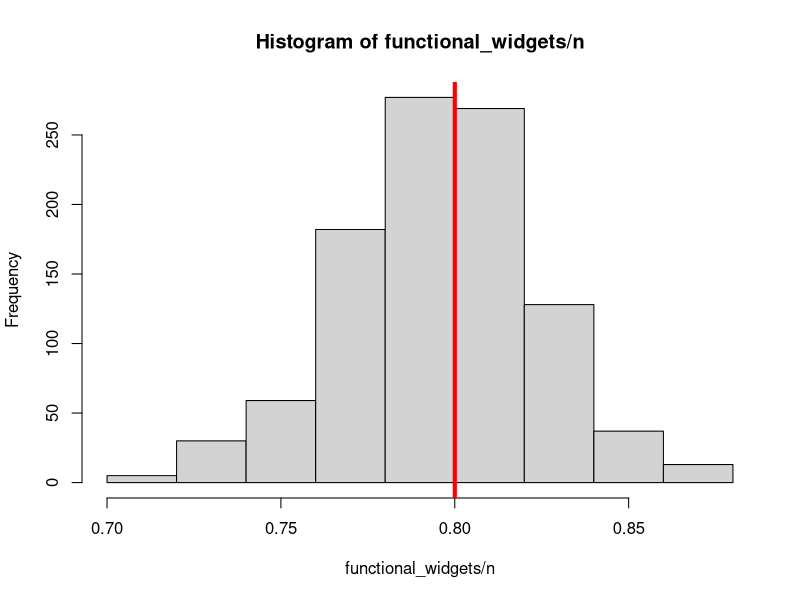
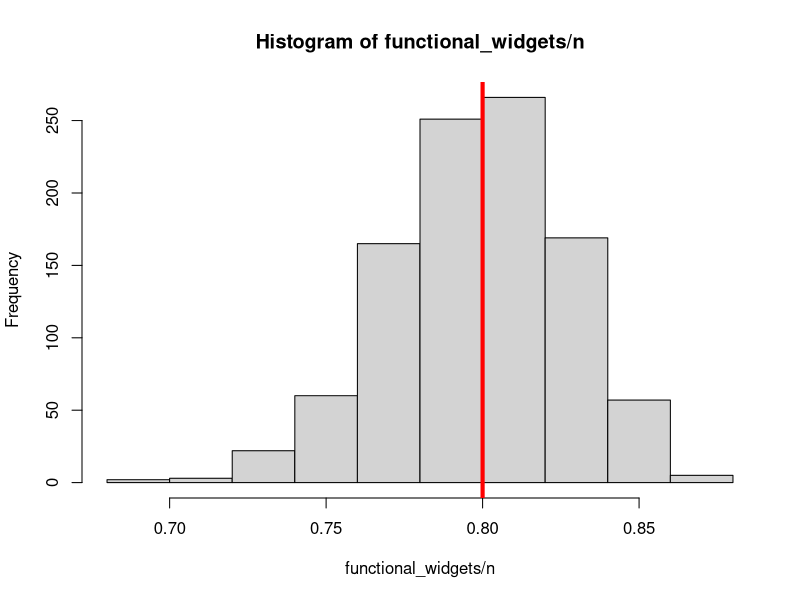
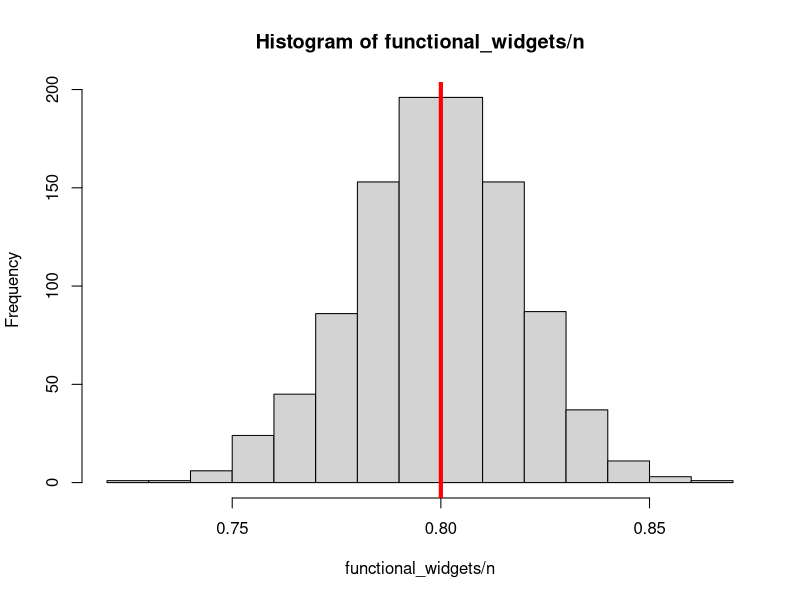
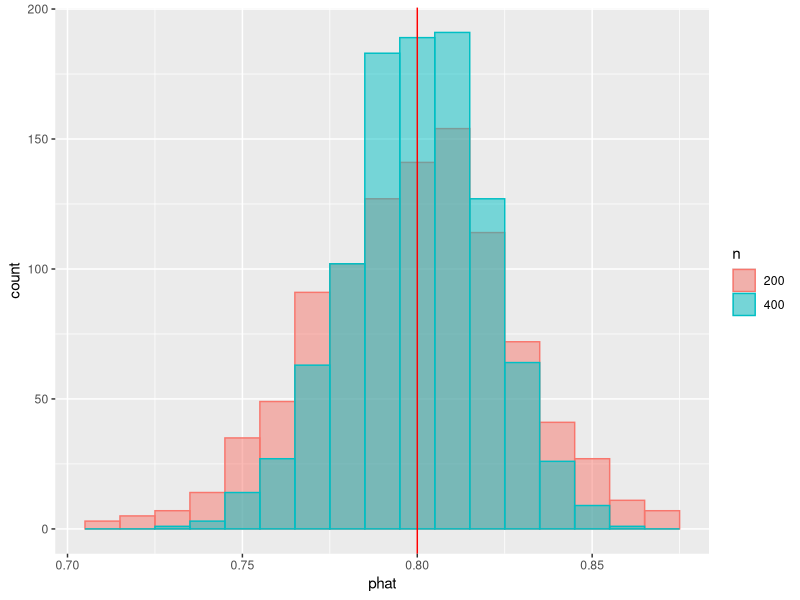
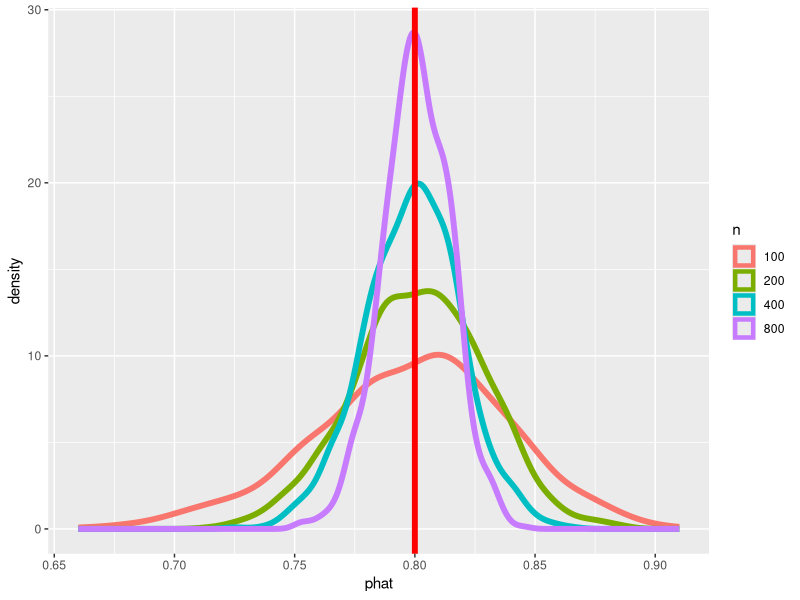
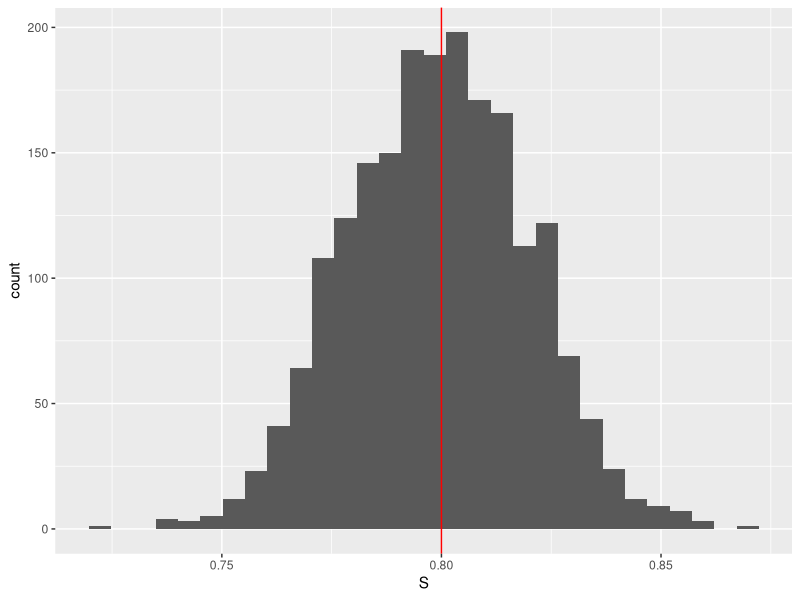
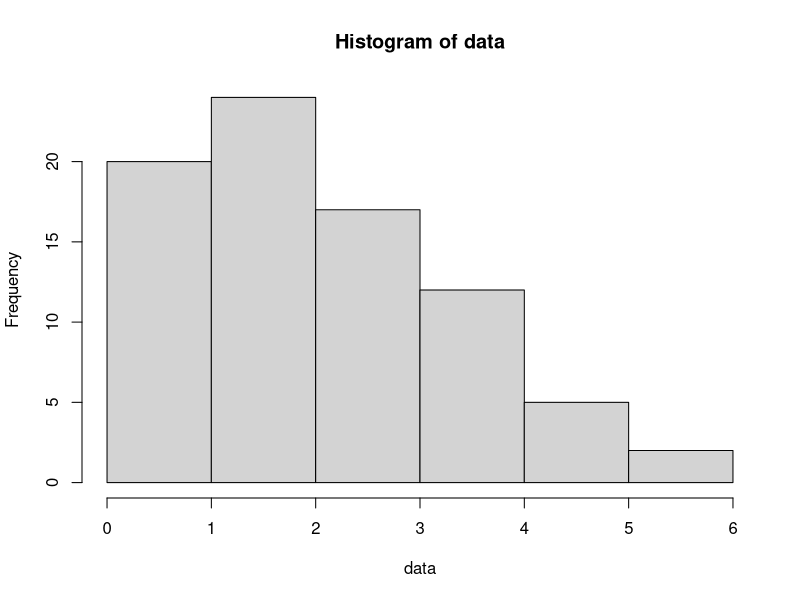
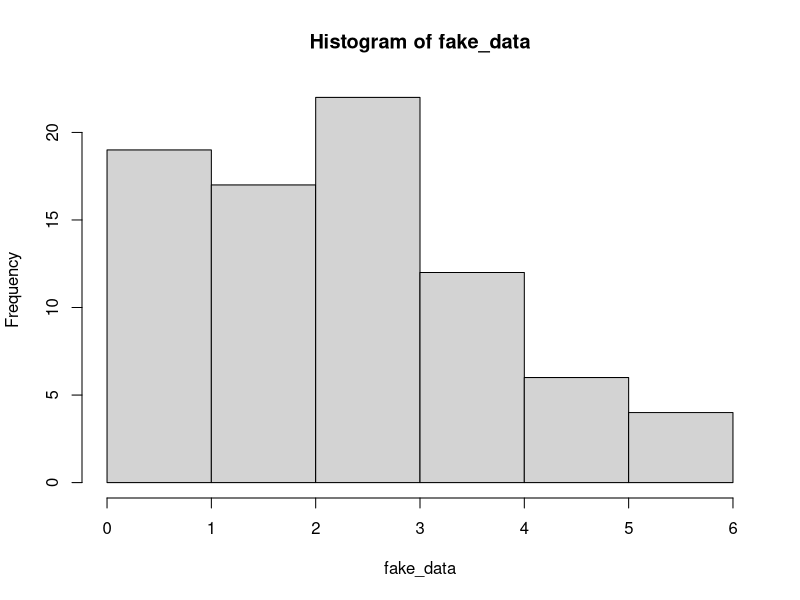

Here is the R script that generated these plots, in order:
## ---- chunk 1
n <- 200; # We will examine n=200 widgets
p <- 0.8; # Suppose that 80% of widgets are functional
functional_widgets <- rbinom(1, size=n, p); # Draw one sample of widgets.
cat(functional_widgets); # How many of the n widgets are functional?
## ---- chunk 2
n <- 200; p <- 0.8; # Still n=200 widgets, 80% of which are functional.
functional_widgets <- rbinom(1000, size=n, p); # Same experiment as above, but repeat it 1000 times.
hist( functional_widgets/n ); # Plot estimates of p, #functional/#observations
abline( v=p, col='red', lwd=4 ); # Vertical line at the true value of p
## ---- chunk 3
n <- 200; p <- 0.8; # Still n=200 widgets, 80% of which are functional.
functional_widgets <- rbinom(1000, size=n, p); # Same experiment as above, but repeat it 1000 times.
hist( functional_widgets/n ); # Plot the estimates of p, #functional/#observations
abline( v=p, col='red', lwd=4 ); # Vertical line at the true value of p
## ---- chunk 4
n <- 400; p <- 0.8; # n=400 widgets instead of 200, but still 80% are functional.
functional_widgets <- rbinom(1000, size=n, p); # Repeat the experiment 1000 times.
hist( functional_widgets/n ); # Plot the estimates of p, #functional/#observations
abline( v=p, col='red', lwd=4 ); # Vertical line at the true value of p
## ---- chunk 5
p <- 0.8; # Still n=200 widgets, 80% of which are functional.
functional_widgets_200 <- rbinom(1000, size=200, p);
functional_widgets_400 <- rbinom(1000, size=400, p);
# Put the data into a data frame to pass to ggplot2.
phat <- c(functional_widgets_200/200, functional_widgets_400/400 ); # "p hat", i.e., estimate of p.
n <- c( rep(200, 1000), rep(400, 1000) );
df <- data.frame( 'n'=as.factor(n), 'phat'=phat);

library(ggplot2)
pp <- ggplot( df, aes(x=phat, color=n, fill=n));
pp <- pp + geom_histogram( aes(), position='identity', alpha=0.5, binwidth=0.01);
pp <- pp + geom_vline( xintercept=p, color='red');
pp
## ---- chunk 6
p <- 0.8; # Still using 80% functional rate.

widgets_100 <- rbinom(1000, size=100, p); # Note: there are "cleaner" ways to build this data frame,
widgets_200 <- rbinom(1000, size=200, p); # but those ways are harder to understand on a first glance.
widgets_400 <- rbinom(1000, size=400, p); # At this stage of your career, "clusmy but easy to read"
widgets_800 <- rbinom(1000, size=800, p); # is better than "short but cryptic"

# Put the data into a data frame to pass to ggplot2.
phat <- c(widgets_100/100, widgets_200/200, widgets_400/400, widgets_800/800 ); # "p hat", i.e., estimate of p.
n <- c( rep(100, 1000), rep(200, 1000), rep(400, 1000), rep(800, 1000) );
df <- data.frame( 'n'=as.factor(n), 'phat'=phat);
pp <- ggplot( df, aes(x=phat, color=n ));
pp <- pp + geom_density( size=2 ); # Using a smoothed density instead of histogram for easy comparison
pp <- pp + geom_vline( xintercept=p, color='red', size=2);
pp
## ---- chunk 7
simulate_S <- function( n, p ) {
    functional_widgets <- rbinom(1, size=n, prob=p);
    return(functional_widgets/n); # Our statistic is the fraction of the n widgets that are functional.
    }

simulate_S(200, 0.8) # Simulate n=200 widgets with functional probability p=0.8
## ---- chunk 8
# Here's a function that will take our estimate S (= phat) and check if it is within 0.02 of p or not.
check_if_S_is_good <- function( S, p ) {
    return( abs(S-p) < 0.02)
}

# Now, let's simulate a lot of instances of our experiment
# and count up what fraction of the time our estimate is "good"
N_MC <- 2000; # Repeat the experiment 2000 times. N_MC = "number of Monte Carlo (MC) replicates"
n <- 200; p <- 0.8; # Still using n=200, p=0.8

library(tidyverse) # We're going to use some tidyverse tools to make things easier to read

# Create a data frame to store the outcome of our experiment.
# We are initially filling entries with NAs, which we will fill in as we run.
monte_carlo <- data.frame(replicate = 1:N_MC, S = rep(NA, N_MC), S_good = rep(NA, N_MC));

# Let's just check what the data frame looks like before we populate it.
head( monte_carlo )
## ---- chunk 9
# For each replicate, run the experiment and record results.
# We want to keep track of the value of S and whether or not S was good.
for(i in 1:N_MC){
    monte_carlo$S[i] <- simulate_S( n, p );
    monte_carlo$S_good[i] <- check_if_S_is_good(monte_carlo$S[i], p)
}

monte_carlo <- as_tibble(monte_carlo);
monte_carlo %>% summarise(`P(|S - p| < .02)` <- mean(S_good) )
## ---- chunk 10
# This is the exact same setup except we're changing n from 200 to 400.
N_MC <- 2000; n <- 400; p <- 0.8; # Still using p=0.8 and 2000 Monte Carlo trials.

# Note that we don't really have to create the data frame again.
# We could, if we wanted, just overwrite it, but this is a good habit to be in
# to make sure we don't accidentally "reuse" old data.
monte_carlo <- data.frame(replicate = 1:N_MC, S = rep(NA, N_MC), S_good = rep(NA, N_MC));

for(i in 1:N_MC){
  monte_carlo$S[i] <- simulate_S( n, p );
  monte_carlo$S_good[i] <- check_if_S_is_good(monte_carlo$S[i], p)
}

monte_carlo <- as_tibble(monte_carlo);
monte_carlo %>% summarise(`P(|S - p| < .02)` <- mean(S_good));
## ---- chunk 11
# Just as a check, let's plot a histogram again.
monte_carlo %>% ggplot(aes(x = S)) + geom_histogram(bins = 30) + geom_vline( xintercept=p, col='red' )
## ---- chunk 12
# The first argument to qnorm is a vector of the quantiles we want (given as probabilities).
# Asking for the 2.5% and 97.5% quantiles.
qnorm( c(0.025, 0.975), mean=1, sd=1/5)
## ---- chunk 13
qnorm( c(0.025, 0.975), mean=1, sd=1/10)
## ---- chunk 14
n <- 80; # Sample size of our data
lambda_true <- 2.718; # True (but unknown!) Poisson parameter

data <- rpois(n=n, lambda=lambda_true);

hist(data); # Always good to look at your data!
## ---- chunk 15
# Reminder: we say lambdahat to remind ourselves this is
# an estimate of lambda.
lambda_hat <- mean(data); # Sample mean is our estimate of lambda.

# Generate data under the distribution where lambda_hat is the rate parameter.
# To reiterate, we're pretending that our estimate is the truth and seeing what our data would look like.
fake_data <- rpois(n=n, lambda=lambda_hat);

hist(fake_data)
## ---- chunk 16
# Reminder: sample size and true parameter
n<- 80; lambda_true <- 2.718;
data <- rpois( n=n, lambda=lambda_true);
lambda_hat <- mean(data); # Just estimating this again to remind you

Nrep <- 1000; # Number of repetitions (i.e., replicates)
replicates <- rep(NA,Nrep); # We will store replicates of lambdahat here.
for ( i in 1:Nrep) {
  fake_data <- rpois(n=n, lambda=lambda_hat);
  replicates[i] <- mean( fake_data );
}

# Now construct the confidence interval
CI <- quantile( replicates, probs=c(0.025, 0.975) );
cat(CI)
## ---- chunk 17
run_trial <- function(lambdatrue, n, Nrep) {
  # Run one instance of our experiment above, wherein we
  # 1) Generate data from Pois(lambda_true)
  # 2) Estimate lambdahat from that data.
  # 3) Repeatedly generate data from Pois(lambdahat)
  # 4) Use those repetitions to get an interval.
  # lambdatrue : the true lambda parameter for Poisson
  # n : sample size for the data
  # Nrep : repetitions to use when computing the interval
  data <- rpois(n=n, lambda=lambdatrue);
  lambdahat <- mean(data);
  replicates <- rep(NA,Nrep); # We will store replicates of lambdahat here.
  for ( i in 1:Nrep) {
    fake_data <- rpois(n=n, lambda=lambdahat);
    replicates[i] <- mean( fake_data );
  }

  # Now construct the confidence interval
  # the names=FALSE tells R to return the quantiles, no header
  CI <- quantile( replicates, probs=c(0.025, 0.975), names=FALSE );
  return (CI[1] < lambdatrue) & (lambdatrue < CI[2])
}

## ---- chunk 18
# NOTE: This section of code might take a minute or two to run!
Nexpt <- 500; # Number of times to run the experiment
expt_results <- rep(NA,Nexpt); # Vector to store results
for (i in 1:Nexpt) {
  expt_results[i] <- run_trial(lambdatrue=2.718, n=80, Nrep=1000)
}
# Count what fraction of the time we were correct.
sum(expt_results)/length(expt_results)
